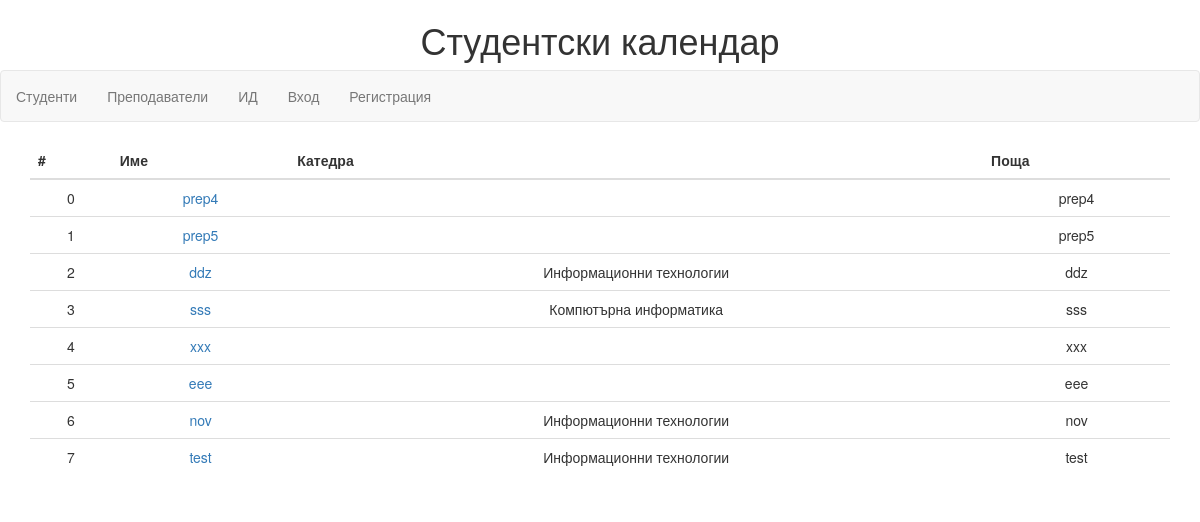
The app's page /lectures.php with its own data.
### tables this page shows
CREATE TABLE `lectures` (
  `id` int(6) UNSIGNED NOT NULL,
  `username` varchar(30) NOT NULL,
  `department` varchar(30) NOT NULL,
  `email` varchar(50) DEFAULT NULL,
  `password` varchar(50) NOT NULL
);

### php/DB.php (called while the page is built)
<?php
class DB
{
	public $connection;
	private $user = 'root';
	private $pass = '';
	private $dbName = 'web';
	private static $instance = NULL;
	private function __construct()
	{
		try {
			$this->connection = new PDO("mysql:host=localhost;dbname={$this->dbName}", $this->user, $this->pass);
		} catch (Exception $e) {
			echo "cant connect";
		}
		$this->connection->query("SET NAMES utf8");
	}
	public static function getInstance(): DB
	{
		if(self::$instance == NULL)
		{
			self::$instance = new DB;
		}
		return self::$instance;
	}
}
?>

### php/DB-lecture-controller.php (called while the page is built, shortened)
<?php
require_once("DB.php");
abstract class IDBLectureController
{
	function __construct($db)
	{
		$this->db = $db;
	}
}
class DBLectureController extends IDBLectureController
{
	function __construct()
	{
		require_once("DB.php");
		$db = DB::getInstance();
	}
	public function getAllLectures()
	{
		$query = "SELECT * FROM `lectures`";
		$statement = $this->db->connection->prepare($query);
		$statement->bindParam(":username",$username);
		$statement->execute();
		$count = $statement->rowCount();
		if($count != 0) return $statement->fetchAll(PDO::FETCH_ASSOC);
		return array();
	}
}
 ?>

### lectures.php (the view, shortened to what this page needs)
<!DOCTYPE html>
<html lang="en">
<?php require_once("php/templates.php");
 ?>
<body id="page">
    <section id="container" class="container text-center">
    <table class="table">
	  <thead>
	    <tr>
	      <th>#</th>
	      <th>Име</th>
	      <th>Катедра</th>
	      <th>Поща</th>
	    </tr>
	  </thead>
	  <tbody>
	    <?php
			require_once("php/DB-lecture-controller.php");
			$dbLectureController = new DBLectureController();
			$lectures = $dbLectureController->getAllLectures();
			foreach ($lectures as $key=>$lecture) {
				echo "<tr>";
				echo "<td>$key</td>";
				$arc = "<a href='profile.php?type=lecture&username=".$lecture["username"]."'>".$lecture["username"]."</a>";
				echo "<td>".$arc."</td>";
				echo "<td>".$lecture["department"]."</td>";
				echo "<td>".$lecture["email"]."</td>";
				echo "</tr>";
			}
	     ?>
	  </tbody>
	</table>
    </section>
</body>
</html>

### css/main.css (style rules this page uses)
#page { text-align: center }

### records on screen
lectures: key "0", username "prep4", email "prep4"
lectures: key "1", username "prep5", email "prep5"
lectures: key "2", username "ddz", department "Информационни технологии", email "ddz"
lectures: key "3", username "sss", department "Компютърна информатика", email "sss"
lectures: key "4", username "xxx", email "xxx"
lectures: key "5", username "eee", email "eee"
lectures: key "6", username "nov", department "Информационни технологии", email "nov"
lectures: key "7", username "test", department "Информационни технологии", email "test"
